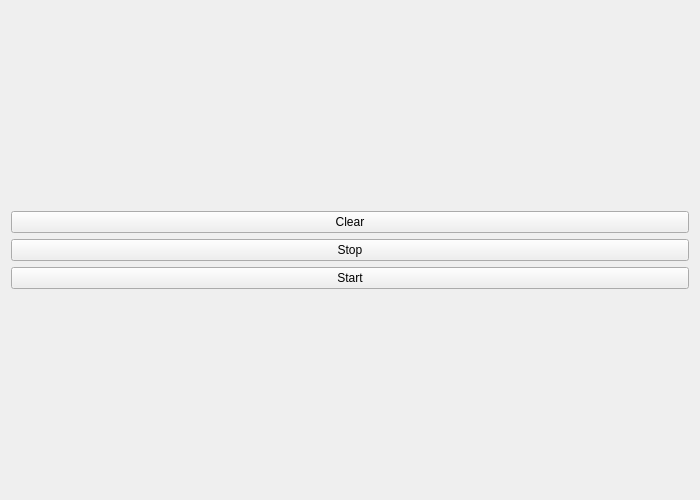
<?xml version="1.0" encoding="UTF-8"?>
<ui version="4.0">
 <class>MainWindow</class>
 <widget class="QMainWindow" name="MainWindow">
  <property name="geometry">
   <rect>
    <x>0</x>
    <y>0</y>
    <width>700</width>
    <height>500</height>
   </rect>
  </property>
  <property name="windowTitle">
   <string>Conway's Game of Life</string>
  </property>
  <widget class="QWidget" name="centralWidget">
   <layout class="QHBoxLayout" name="horizontalLayout">
    <item>
     <layout class="QHBoxLayout" name="mainLayout">
      <item>
       <layout class="QVBoxLayout" name="gameLayout"/>
      </item>
      <item>
       <layout class="QVBoxLayout" name="setLayout">
        <item>
         <layout class="QVBoxLayout" name="verticalLayout">
          <item>
           <widget class="QPushButton" name="clearButton">
            <property name="text">
             <string>Clear</string>
            </property>
           </widget>
          </item>
          <item>
           <widget class="QPushButton" name="stopButton">
            <property name="text">
             <string>Stop</string>
            </property>
           </widget>
          </item>
          <item>
           <widget class="QPushButton" name="startButton">
            <property name="text">
             <string>Start</string>
            </property>
           </widget>
          </item>
         </layout>
        </item>
       </layout>
      </item>
     </layout>
    </item>
   </layout>
  </widget>
 </widget>
 <layoutdefault spacing="6" margin="11"/>
 <resources/>
 <connections/>
</ui>
